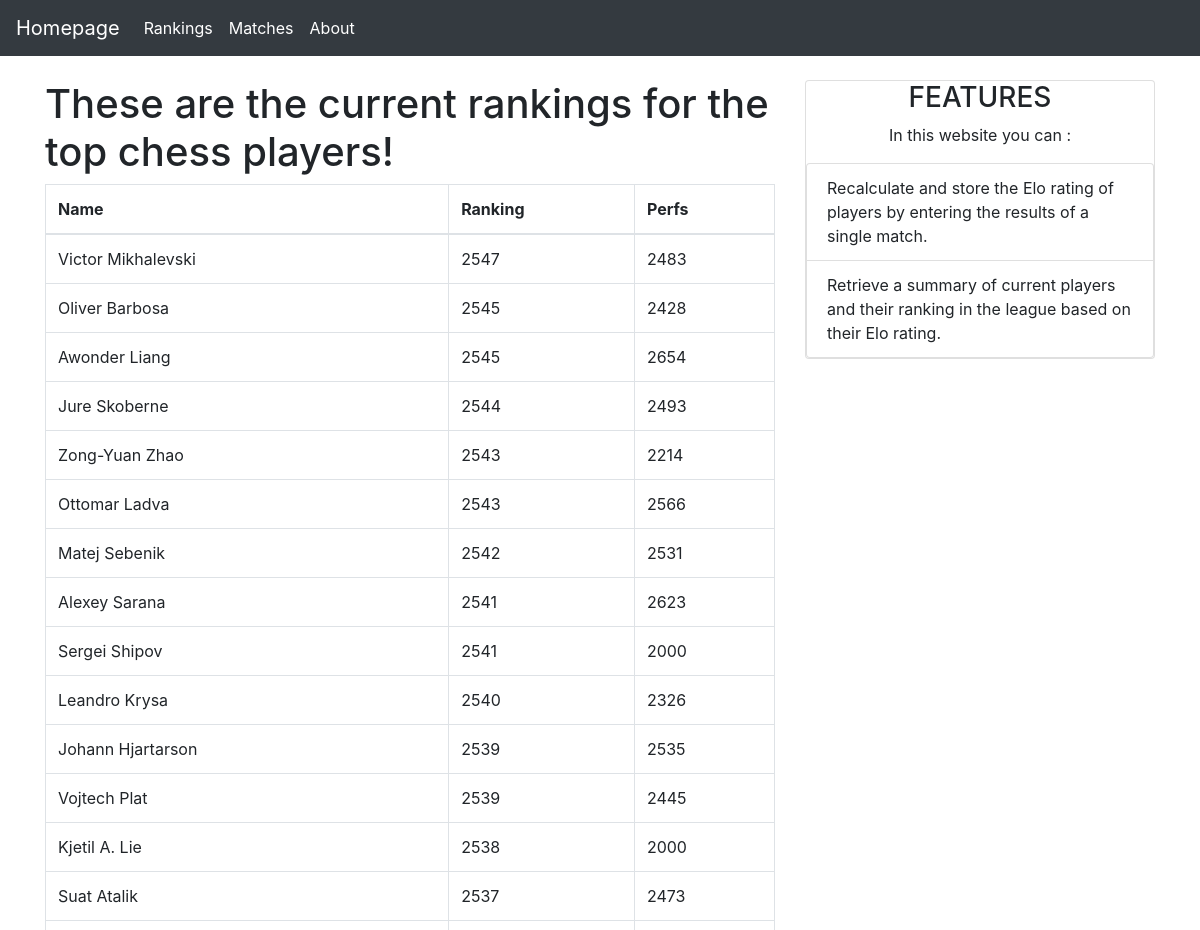
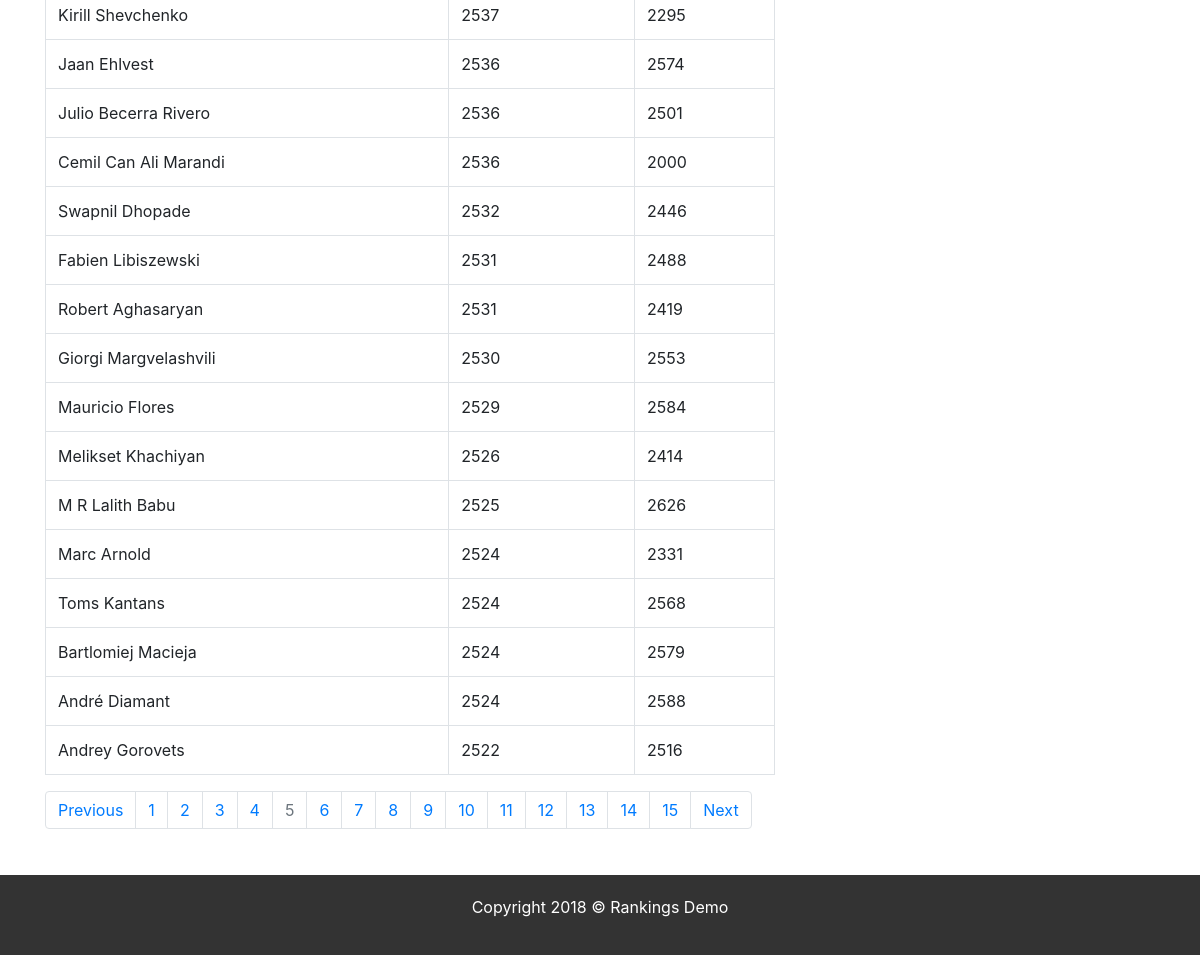
The page /rankings/?page=5 on the database its author committed (2 pictures, top to bottom).
### rankings/models.py (models this page shows, shortened)
class Player(models.Model):
    name = models.CharField(max_length = 100)
    ranking = models.IntegerField(default= 22)
    performances = models.IntegerField(default= 0)

### rankings/views.py (the view)
# urls.py: url(r'^rankings/$', views.index, name = 'index'),
def index(request):
    all_players = Player.objects.all().order_by("-ranking")
    page = request.GET.get('page', 1)
    paginator = Paginator(all_players, 30)
    try:
        players = paginator.page(page)
    except PageNotAnInteger:
        players = paginator.page(1)
    except EmptyPage:
        players = paginator.page(paginator.num_pages)
    return render(request, 'rankings/index.html', {'players': players})

### rankings/templates/rankings/index.html
{% extends 'rankings/includes/basiclayout.html' %}
{% block mainbody %}
    {% if players %}
    <h1> These are the current rankings for the top chess players! </h1>
    <table class="table table-bordered">
      <thead>
        <tr>
          <th>Name</th>
          <th>Ranking</th>
          <th>Perfs</th>
        </tr>
      </thead>
      <tbody>
        {% for player in players %}
          <tr>
            <td>{{ player.name }}</td>
            <td>{{ player.ranking }}</td>
            <td>{{ player.performances }}</td>
          </tr>
        {% endfor %}
      </tbody>
    </table>
    {% if players.has_other_pages %}
        <nav aria-label="Page navigation example">
          <ul class="pagination">
            {% if players.has_previous %}
              <li class="page-item" ><a class="page-link" href="?page={{ players.previous_page_number }}">Previous</a></li>
            {% else %}
              <li class="page-item disabled"><a class="page-link" href="#">Previous</a></li>
            {% endif %}
            {% for i in players.paginator.page_range %}
              {% if players.number == i %}
                <li class="page-item disabled" class="active"><a class="page-link" href="#">{{ i }}</a></li>
              {% else %}
                <li class="page-item" ><a class="page-link" href="?page={{ i }}">{{ i }}</a></li>
              {% endif %}
            {% endfor %}
            {% if players.has_next %}
              <li class="page-item"><a class="page-link"href="?page={{ players.next_page_number }}">Next</a></li>
            {% else %}
              <li class="page-item disabled"><a class="page-link"href="#">Next</a></li>
            {% endif %}
          </ul>
        </nav>
    {% endif %}
    {% else %}
        <h1>You need to migrate the database to see the players' rankings</h1>
    {% endif %}
{% endblock %}

### rankings/static/rankings/style.css (style rules this page uses)
body { background-color: whitesmoke; }

### rows shown on the page
Player: name "Victor Mikhalevski", ranking "2547", performances "2483"
Player: name "Oliver Barbosa", ranking "2545", performances "2428"
Player: name "Awonder Liang", ranking "2545", performances "2654"
Player: name "Jure Skoberne", ranking "2544", performances "2493"
Player: name "Zong-Yuan Zhao", ranking "2543", performances "2214"
Player: name "Ottomar Ladva", ranking "2543", performances "2566"
Player: name "Matej Sebenik", ranking "2542", performances "2531"
Player: name "Alexey Sarana", ranking "2541", performances "2623"
Player: name "Sergei Shipov", ranking "2541", performances "2000"
Player: name "Leandro Krysa", ranking "2540", performances "2326"
Player: name "Johann Hjartarson", ranking "2539", performances "2535"
Player: name "Vojtech Plat", ranking "2539", performances "2445"
Player: name "Kjetil A. Lie", ranking "2538", performances "2000"
Player: name "Suat Atalik", ranking "2537", performances "2473"
Player: name "Kirill Shevchenko", ranking "2537", performances "2295"
Player: name "Jaan Ehlvest", ranking "2536", performances "2574"
Player: name "Julio Becerra Rivero", ranking "2536", performances "2501"
Player: name "Cemil Can Ali Marandi", ranking "2536", performances "2000"
Player: name "Swapnil Dhopade", ranking "2532", performances "2446"
Player: name "Fabien Libiszewski", ranking "2531", performances "2488"
Player: name "Robert Aghasaryan", ranking "2531", performances "2419"
Player: name "Giorgi Margvelashvili", ranking "2530", performances "2553"
Player: name "Mauricio Flores", ranking "2529", performances "2584"
Player: name "Melikset Khachiyan", ranking "2526", performances "2414"
Player: name "M R Lalith Babu", ranking "2525", performances "2626"
Player: name "Marc Arnold", ranking "2524", performances "2331"
Player: name "Toms Kantans", ranking "2524", performances "2568"
Player: name "Bartlomiej Macieja", ranking "2524", performances "2579"
Player: name "André Diamant", ranking "2524", performances "2588"
Player: name "Andrey Gorovets", ranking "2522", performances "2516"

### other values the page prints
{{ i }} "1" "2" "3" "4" "6" "7" "8" "9" "10" "11" "12" "13" "14" "15"
{{ i }} "5"
